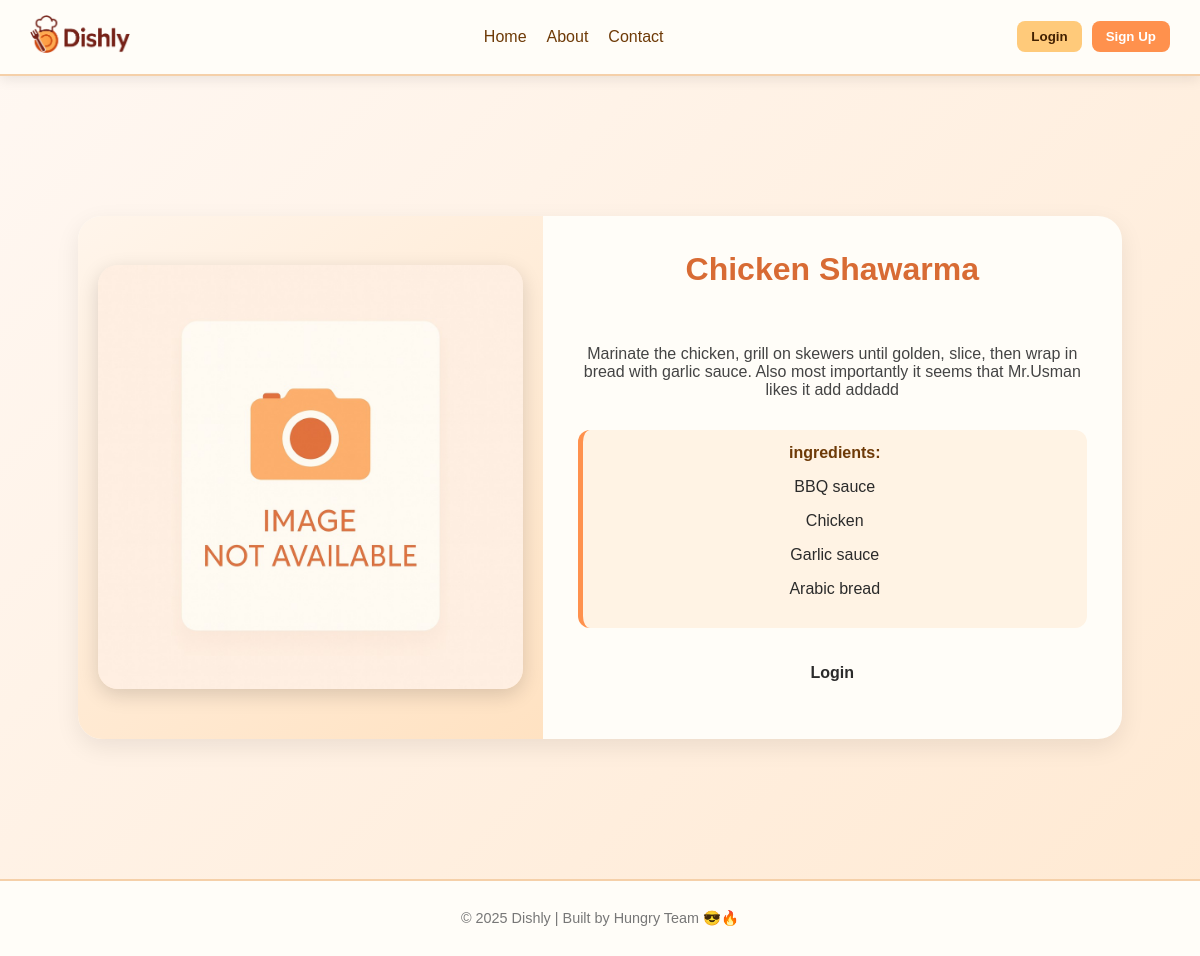
/recipes/28/, run on the app's committed database.
### dishly_app/models.py (models this page shows, shortened)
class Recipe(models.Model):
    name = models.CharField(max_length=100)
    description = models.TextField(max_length=500)
    created_at = models.DateTimeField(auto_now_add=True)
    image_url = models.URLField(blank =True, max_length=500,  help_text="Paste a full recipe image https://URL")
    likes = models.ManyToManyField(User, related_name='liked_recipes', blank=True)
    user = models.ForeignKey(User, on_delete=models.CASCADE)
    category = models.CharField(
        max_length=2,
        choices=CATEGORIES,
        default=CATEGORIES[0][0]
    )
    ingredients = models.ManyToManyField(Ingredient, related_name="recipes")
    class Meta:
        ordering = ['-created_at']

class Ingredient(models.Model):
    name = models.CharField(max_length=100, unique=True)

### dishly_app/views.py (the view)
# urls.py: path('recipes/<int:pk>/', RecipeDetailView.as_view(), name= 'recipe-detail'),
class RecipeDetailView(DetailView):
    model = Recipe
    template_name = 'dishly_app/recipes/details.html'
    context_object_name = 'recipe'

### dishly_app/templates/dishly_app/recipes/details.html (shortened to what this page needs)
{% extends "base.html" %} {% load static %}
{% block content %}
<section class="recipe-showcase">
  <div class="showcase-container">
    <div class="showcase-image">
     {% if object.image_url %}
  <img
    src="{{ object.image_url }}"
    alt="{{ object.name }}image"
    class="img-fluid"
    onerror="this.onerror=null;this.src='{% static 'images/placeholder.png' %}';"
  >
{% else %}
  <img src="{% static 'images/placeholder.png' %}" alt="No image" class="img-fluid">
{% endif %}
    </div>
    <div class="showcase-content">
      <h2>{{recipe.name}}</h2>
      <p class="description">
       {{recipe.description}}
      </p>
      <div class="ingredients">
        <h4>ingredients:</h4>
         {% for ingredient in recipe.ingredients.all %}
              <p>{{ ingredient.name }}</p>
           {% empty %}
              <li>No ingredients listed.</li>
              {% endfor %}
      </div>
      <div class="actions">
      {% if not user.is_authenticated  %}
        <h4>Login</h4>
      {% elif user.is_authenticated and recipe.user == user %}
          <a href="{% url "recipe-update" recipe.id %}">  <button class="btn secondary">Edit Recipe</button> </a>
          <a href="{% url "recipe-delete" recipe.id %}">  <button class="btn secondary">Delete Recipe</button> </a>
      {% endif %}
       </div>
    </div>
  </div>
</section>
{% endblock content %}

### dishly_app/static/css/base.css (style rules this page uses)
body { font-family: 'Poppins', Arial, sans-serif; margin: 0; background: linear-gradient(135deg, #fff8f3, #ffe9d2); color: #2b2b2b; }
.recipe-showcase { width: 90%; max-width: 1100px; margin: 60px auto; background: #fffdf8; border-radius: 24px; box-shadow: 0 8px 24px rgba(0, 0, 0, 0.08); overflow: hidden; animation: fadeIn 0.7s ease-in; }
.showcase-container { display: flex; flex-wrap: wrap; align-items: stretch; justify-content: space-between; }
.showcase-image { flex: 1; min-width: 300px; max-width: 45%; display: flex; align-items: center; justify-content: center; background: linear-gradient(145deg, #fff5eb, #ffe2c2); padding: 20px; }
.showcase-image img { width: 100%; height: auto; max-height: 500px; object-fit: cover; border-radius: 20px; box-shadow: 0 6px 20px rgba(0, 0, 0, 0.15); transition: transform 0.4s ease, box-shadow 0.4s ease; }
.showcase-content { flex: 1.2; padding: 35px; display: flex; flex-direction: column; justify-content: flex-start; gap: 15px; min-width: 320px; }
.showcase-content h2 { color: #d86b34; font-size: 2em; font-weight: 700; margin-top: 0; text-align: center; }
.ingredients { background: #fff3e4; border-left: 5px solid #ff914d; padding: 14px 18px; border-radius: 12px; max-height: 250px; overflow-y: auto; }
.ingredients h4 { margin: 0 0 8px; color: #6e3a07; font-weight: 600; }
:root { --bg-grad-1:#fff8f3; --bg-grad-2:#ffe9d2; --cream:#fffdf8; --soft-cream:#fffaf5; --brand:#ff914d; --brand-700:#ff7a1f; --brand-200:#ffe0bb; --brand-250:#ffe7cf; --brand-300:#ffd6ad; --brand-400:#ffb38a; --brown:#6e3a07; --accent:#d86b34; --divider:#f5d0a9; --shadow:0 4px 12px rgba(0,0,0,0.08); }
body { background:linear-gradient(135deg,var(--bg-grad-1),var(--bg-grad-2)); color:#2b2b2b; }
.recipe-showcase { background:var(--cream); box-shadow:0 8px 24px rgba(0,0,0,0.08); }
.showcase-image { background:linear-gradient(145deg,#fff5eb,#ffe2c2); }
.showcase-content h2 { color:var(--accent); }
.ingredients { background:#fff3e4; border-left:5px solid var(--brand); }
.description { color:#444; }

### data on the page
Recipe: name "Chicken Shawarma", description "Marinate the chicken, grill on skewers until golden, slice, then wrap in bread with garlic sauce. Also most importantly it seems that Mr.Usman likes it add addadd"
Ingredient: name "BBQ sauce"
Ingredient: name "Chicken"
Ingredient: name "Garlic sauce"
Ingredient: name "Arabic bread"
